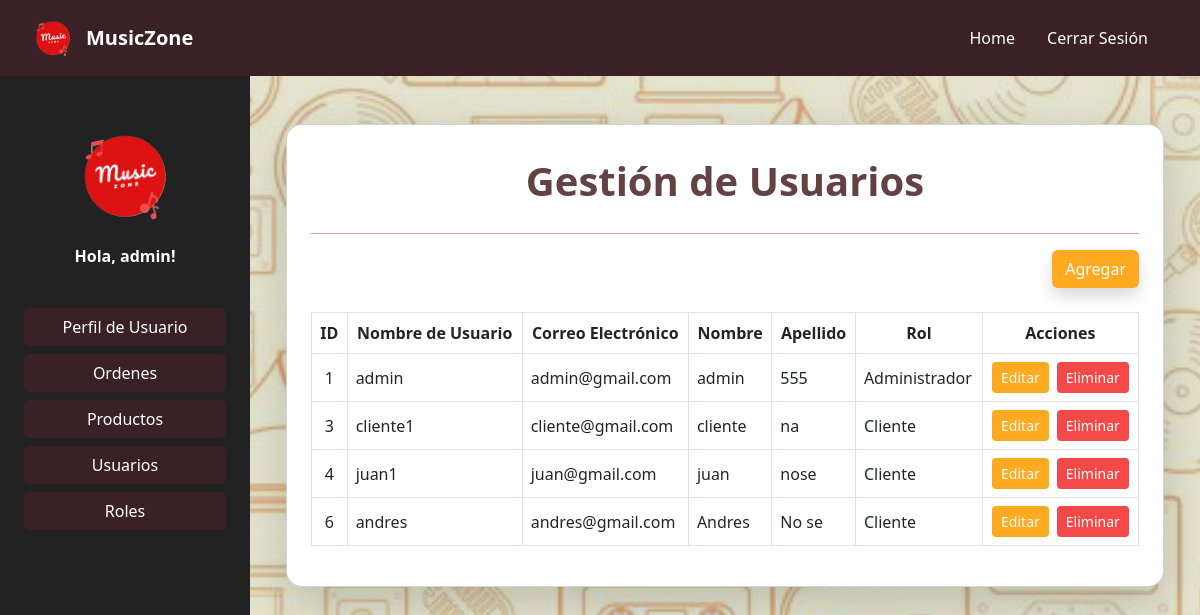
/usuarios/usuarios/ (signed in), run on an earlier commit of the app's database.
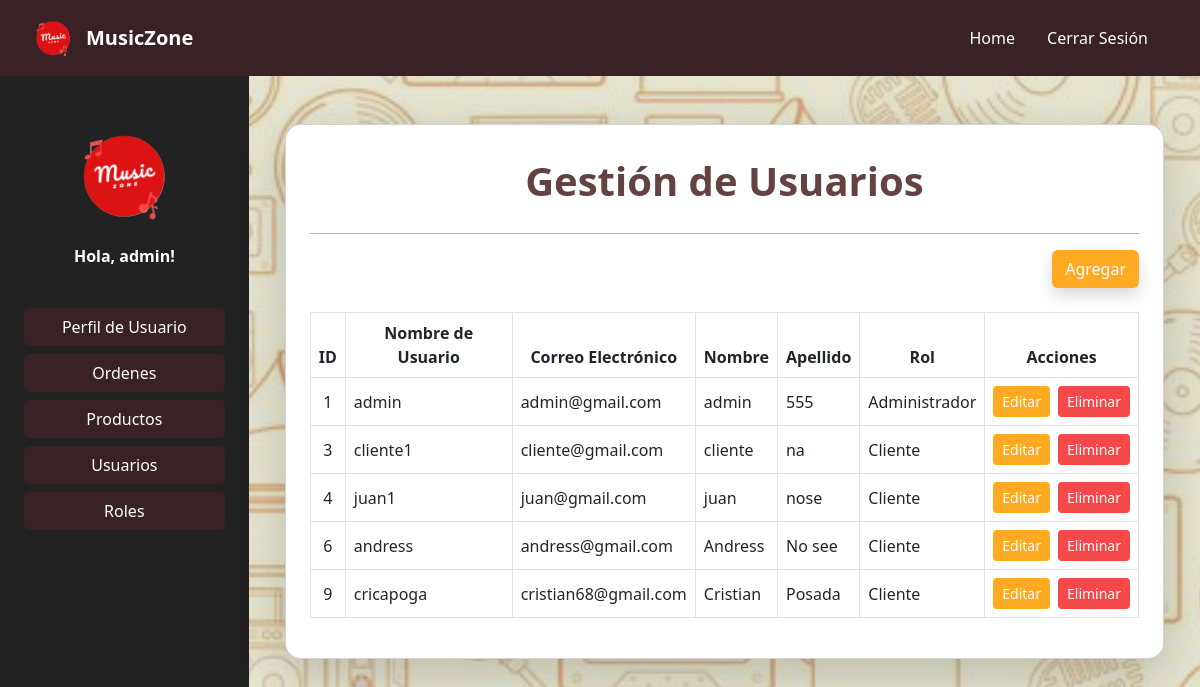
And on a later commit of the database.
### Users/models.py (models this page shows, shortened)
class User(AbstractUser):
    name = models.CharField(max_length=100, verbose_name='Nombre')
    last_name = models.CharField(max_length=100, verbose_name='Apellido')
    username = models.CharField(max_length=100, unique=True, verbose_name='Nombre de usuario')
    email = models.EmailField(unique=True, verbose_name='Correo electrónico')
    role = models.ForeignKey(Role, on_delete=models.CASCADE, verbose_name='Rol', null=True, blank=True)
    EMAIL_FIELD = 'email'
    USERNAME_FIELD = 'username'
    REQUIRED_FIELDS = ['email', 'name', 'last_name']

class Role(models.Model):
    role = models.CharField(max_length=100, verbose_name='Rol')

### Users/views.py (the view)
# urls.py: path('usuarios/', views.user, name='user'),
@staff_member_required(login_url='/')
@login_required
def user(request):
    usuarios = User.objects.all()
    return render(request, 'users/user.html', {'usuarios': usuarios})

### Users/templates/users/user.html (shortened to what this page needs)
{% extends 'base.html' %}
{% load static %}
{% block content %}
<link href="https://cdn.jsdelivr.net/npm/bootstrap@5.3.0/dist/css/bootstrap.min.css" rel="stylesheet">
<div class="container py-4">
    <div class="card shadow-lg rounded-4 p-4" style="background-color:white;">
        <h1 class="text-center fw-bold mt-2 mb-4" style="color: #634242">Gestión de Usuarios</h1>
        <hr class="border-1 opacity-75 mt-1 mb-3" style="color: rgb(230, 120, 120);">
        <div class="row mb-4 align-items-center">
            <div class="col-12 col-md-6 text-md-end mt-2 mt-md-0">
                <a href="{% url 'users:add_user' %}" class="btn shadow"
                    style="background-color: #ffaa21; color: white;">Agregar</a>
            </div>
        </div>
        <div class="table-responsive">
            <table id="usersTable" class="table table-bordered table-hover align-middle">
                <thead class="text-center">
                    <tr>
                        <th>ID</th>
                        <th>Nombre de Usuario</th>
                        <th>Correo Electrónico</th>
                        <th>Nombre</th>
                        <th>Apellido</th>
                        <th>Rol</th>
                        <th>Acciones</th>
                    </tr>
                </thead>
                <tbody>
                    {% for usuario in usuarios %}
                    <tr>
                        <td class="text-center">{{ usuario.id }}</td>
                        <td>{{ usuario.username }}</td>
                        <td>{{ usuario.email }}</td>
                        <td>{{ usuario.name }}</td>
                        <td>{{ usuario.last_name }}</td>
                        <td>{{ usuario.role.role }}</td>
                        <td class="text-center">
                            <div class="d-flex flex-column flex-md-row gap-2 justify-content-center">
                                <a href="{% url 'users:edit_user' usuario_id=usuario.id %}" class="btn btn-sm"
                                   style="background-color: #ffaa21; color: white;">Editar</a>
                                <form action="{% url 'users:remove_user' usuario_id=usuario.id %}" method="POST" class="d-inline">
                                    <button type="submit" class="btn btn-sm"
                                            style="background-color: rgb(245, 72, 72); color: white;"
                                            onclick="return confirm('¿Estás seguro de eliminar este usuario?');">
                                        Eliminar
                                    </button>
                                </form>
                            </div>
                        </td>
                    </tr>
                    {% endfor %}
                </tbody>
            </table>
        </div>
    </div>
</div>
{% endblock %}

### MusicZone/templates/base.html (shortened to what this page needs)
{% load static %}
<!DOCTYPE html>
<html lang="es">
<head>
    <link href="https://cdn.jsdelivr.net/npm/bootstrap@5.3.0/dist/css/bootstrap.min.css" rel="stylesheet">
    <link rel="stylesheet" href="https://cdn.datatables.net/1.13.6/css/dataTables.bootstrap5.min.css">
</head>
<body class="bg-image">
<nav class="navbar navbar-expand-lg navbar-dark px-3" style="background-color: #3a2125;">
    <div class="container-fluid">
        <a class="navbar-brand d-flex align-items-center" href="{% url 'home' %}">
            <img src="{% static 'img/Logo.png' %}" class="me-2" style="max-height: 50px; width: auto;" alt="Logo">
            <span class="fw-bold text-white">MusicZone</span>
        </a>
        <div class="collapse navbar-collapse justify-content-end" id="navbarNav">
            <ul class="navbar-nav">
                <li class="nav-item me-3">
                    <a class="nav-link text-white" href="{% url 'home' %}"> Home</a>
                </li>
                {% if user.is_authenticated %}
                <li class="nav-item me-3">
                    <a class="nav-link text-white" href="{% url 'logout' %}"><ion-icon name="log-out-outline"> Cerrar Sesión</ion-icon></a>
                </li>
                {% endif %}
            </ul>
        </div>
    </div>
</nav>
<div class="d-flex min-vh-100">
        <div class="d-none d-lg-block text-white p-3" style="background-color: #222222; width: 250px;">
            <div class="text-center py-4">
                <img src="{% static 'img/Logo.png' %}" style="height: 120px;" alt="Logo">
                <p class="mt-2 fw-bold">{% if user.is_authenticated %}Hola, {{ user.name }}!{% else %}Bienvenido!{% endif %}</p>
            </div>
            <ul class="nav flex-column px-2">
                {% if user.is_authenticated %}
                <li class="nav-item mb-2">
                    <a href="{% url 'users:user_profile' request.user.id %}" class="btn w-100" style="background-color: #3a2125; color: white;">Perfil de Usuario</a>
                </li>
                {% if user.is_staff %}
                <li class="nav-item mb-2">
                    <a href="{% url 'sales:order_list' %}" class="btn w-100" style="background-color: #3a2125; color: white;">Ordenes</a>
                </li>
                <li class="nav-item mb-2">
                    <a href="{% url 'products:instrumento' %}" class="btn w-100" style="background-color: #3a2125; color: white;">Productos</a>
                </li>
                <li class="nav-item mb-2">
                    <a href="{% url 'users:user' %}" class="btn w-100" style="background-color: #3a2125; color: white;">Usuarios</a>
                </li>
                <li class="nav-item mb-2">
                    <a href="{% url 'users:role' %}" class="btn w-100" style="background-color: #3a2125; color: white;">Roles</a>
                </li>
                {% endif %}
                {% endif %}
            </ul>
        </div>
        <main class="flex-grow-1 p-4">
            {% block content %}{% endblock %}
        </main>
</div>
</body>
</html>

What changed in the data, as far as the page shows it:
changed User id 6: username "andres" → "andress"; email "andres@gmail.com" → "andress@gmail.com"; name "Andres" → "Andress"; last_name "No se" → "No see"
added User: id "9", username "cricapoga", email "cristian68@gmail.com", name "Cristian", last_name "Posada", role.role "Cliente"
